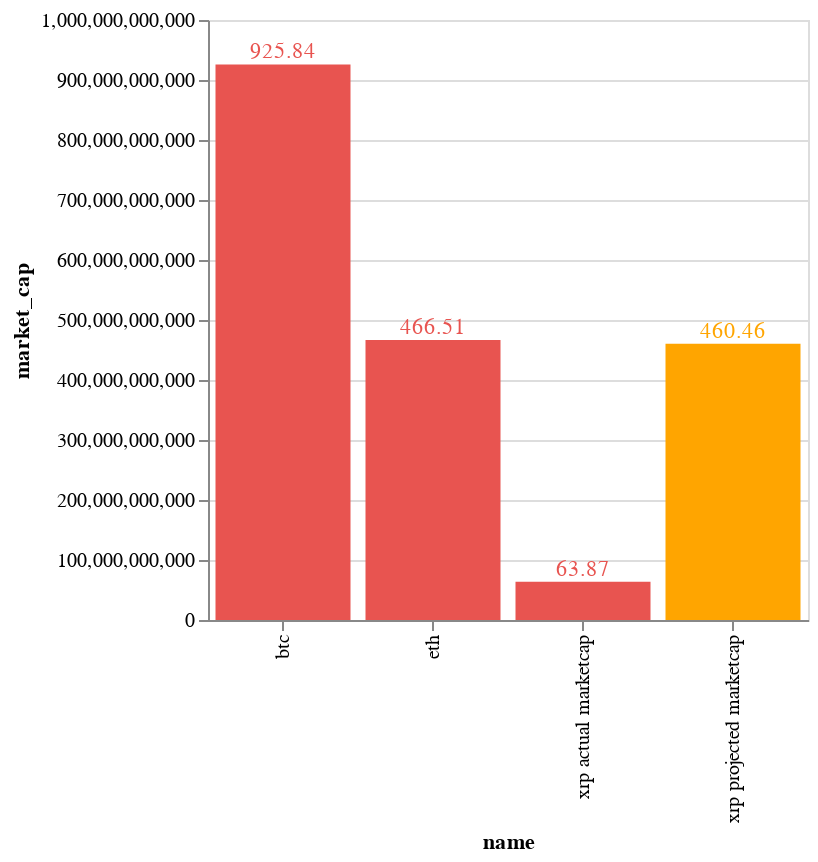

This figure's notebook cell:
### Code cell
marketChart = alt.Chart(testdf).mark_bar(color='#E85450').encode(
    alt.X('name'),
    alt.Y('market_cap'),
    color=alt.condition(
        alt.datum.name == 'xrp projected marketcap',  # If the year is 1810 this test returns True,
        alt.value('orange'),     # which sets the bar orange.
        alt.value('#E85450'))).properties(width=300)


text = marketChart.mark_text(yOffset=-6).encode(
    text='market_cap_formatted:Q'
)

# rule = alt.Chart(source).mark_rule(color='red').encode(
#     y='mean(wheat):Q'
# )


# tick = alt.Chart(testdf).mark_tick(
#     color='black',
#     thickness=1.5,
#     size=200 * 0.5,  # controls width of tick.
# ).encode(
#     x='name',
#     y='market_cap',

# )

(marketChart + text)
# b = alt.Chart(testdf).mark_text().encode(
#     alt.X('name'),
#     alt.Y('market_cap'),
#     text='name'

# )



# alt.Chart(df).mark_rule(size=2, color='gray').encode(
#     alt.Y('Zeros', axis=alt.Axis(title='Extension from 20D MA (%)'))
#     )

### Figure 1 — Vega-Lite specification as saved in the notebook (floating-point values rounded to 4 significant figures)
{"config": {"view": {"continuousWidth": 400, "continuousHeight": 300}}, "layer": [{"mark": {"type": "bar", "color": "#E85450"}, "encoding": {"color": {"condition": {"value": "orange", "test": "(datum.name === 'xrp projected marketcap')"}, "value": "#E85450"}, "x": {"type": "nominal", "field": "name"}, "y": {"type": "quantitative", "field": "market_cap"}}, "width": 300}, {"mark": {"type": "text", "yOffset": -6}, "encoding": {"color": {"condition": {"value": "orange", "test": "(datum.name === 'xrp projected marketcap')"}, "value": "#E85450"}, "text": {"type": "quantitative", "field": "market_cap_formatted"}, "x": {"type": "nominal", "field": "name"}, "y": {"type": "quantitative", "field": "market_cap"}}, "width": 300}], "data": {"name": "data-22ab62c0be35c59bc79159265b2a1cc1"}, "$schema": "https://vega.github.io/schema/vega-lite/v4.8.1.json", "datasets": {"data-22ab62c0be35c59bc79159265b2a1cc1": [{"name": "btc", "market_cap": 925800000000.0, "images": "https://assets.coingecko.com/coins/images/1/large/bitcoin.png?1547033579", "market_cap_formatted": 925.8}, {"name": "eth", "market_cap": 466500000000.0, "images": "https://assets.coingecko.com/coins/images/279/large/ethereum.png?1595348880", "market_cap_formatted": 466.5}, {"name": "xrp projected marketcap", "market_cap": 460500000000.0, "images": "https://assets.coingecko.com/coins/images/44/large/xrp-symbol-white-128.png?1605778731", "market_cap_formatted": 460.5}, {"name": "xrp actual marketcap", "market_cap": 63870000000.0, "images": "https://assets.coingecko.com/coins/images/44/large/xrp-symbol-white-128.png?1605778731", "market_cap_formatted": 63.87}]}}
